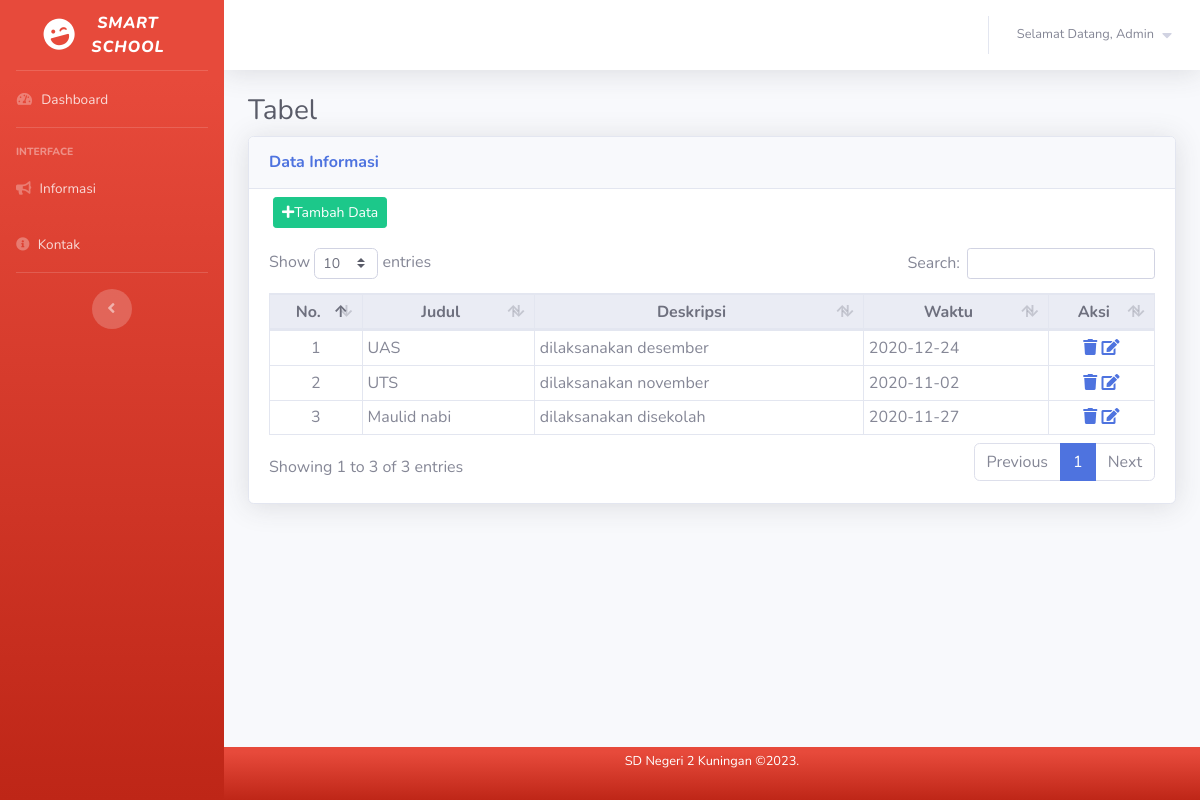
Screenshot of /admin/informasi.php (signed in) with the database file from the repository.
### tables this page shows
CREATE TABLE `informasi` (
  `id` int(11) NOT NULL,
  `judul` varchar(20) NOT NULL,
  `deskripsi` varchar(100) NOT NULL,
  `waktu` date NOT NULL
);

### koneksi/Informasi.php (called while the page is built, shortened)
<?php
class Informasi {
	private $conn;
	function __construct(){
		$servername	= "localhost";
		$username	= "root";
		$password	= "";
		$db 		= "pendataan";
		$this->conn = mysqli_connect($servername, $username, $password, $db);
	}
	public function read_info(){
		$sql = "SELECT * FROM informasi";
		return $this->conn->query($sql);
	}
}
$informasi = new Informasi();
 ?>

### admin/informasi.php (the view, shortened to what this page needs)
<?php
    require '../koneksi/Informasi.php';
 ?>
<!DOCTYPE html>
<html lang="en">
<head>
    <link href="../assets/vendor/fontawesome-free/css/all.min.css" rel="stylesheet" type="text/css">
    <link href="../assets/css/sb-admin-2.min.css" rel="stylesheet">
    <link href="../assets/vendor/datatables/dataTables.bootstrap4.min.css" rel="stylesheet">
</head>
<?php include 'views/header.php'; ?>
    <div class="container-fluid">
        <h1 class="h3 mb-2 text-gray-800">Tabel</h1>
        <div class="card shadow mb-4">
            <div class="card-header py-3">
                <h6 class="m-0 font-weight-bold text-primary">Data Informasi</h6>
            </div>
            <div class="d-sm-flex align-items-center justify-content-between ml-4 mt-2 ">
                <button type="button" class="btn btn-success btn-sm" data-toggle="modal" data-target="#exampleModal">
                    <i class="fas fa-plus"></i>Tambah Data
                </button>
            </div>
            <div class="card-body">
                <div class="table-responsive">
                    <table class="table table-bordered table-hover table-sm" id="dataTable" width="100%" cellspacing="0">
                        <thead class="thead-light">
                            <tr>
                                <th class="text-center">No.</th>
                                <th class="text-center">Judul</th>
                                <th class="text-center">Deskripsi</th>
                                <th class="text-center">Waktu</th>
                                <th class="text-center">Aksi</th>
                            </tr>
                        </thead>
                        <tbody>
                            <?php $info = $informasi->read_info(); ?>
                            <?php $i = 1; ?>
                            <?php foreach ($info as $row) : ?>
                            <tr>
                                <td class="text-center"><?= $i; ?></td>
                                <td><?= $row["judul"];?></td>
                                <td><?= $row["deskripsi"];?></td>
                                <td><?= $row["waktu"];?></td>
                                <td class="text-center">
                                    <a href="../koneksi/Informasi.php?delete_info=<?= $row["id"]; ?>" onclick="return confirm('Yakin akan menghapus?')" class=""><i class="fas fa-trash"></i></a>
                                    <a href="ubah-informasi.php?id=<?= $row["id"]; ?>" class=""><i class="fas fa-edit"></i></a>
                                </td>
                            </tr>
                        <?php $i++; ?>
                        <?php endforeach; ?>
                        </tbody>
                    </table>
                </div>
            </div>
        </div>
    </div>
<?php include 'views/footer-informasi.php'; ?>
</html>

### rows the page displays
informasi: judul "UAS", deskripsi "dilaksanakan desember", waktu "2020-12-24"
informasi: judul "UTS", deskripsi "dilaksanakan november", waktu "2020-11-02"
informasi: judul "Maulid nabi", deskripsi "dilaksanakan disekolah", waktu "2020-11-27"
